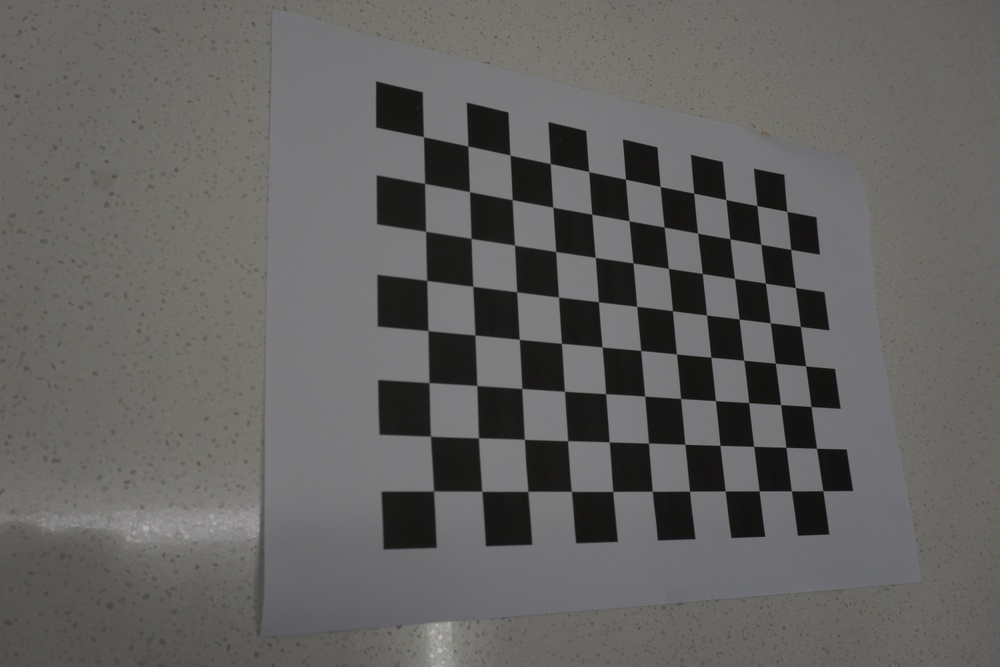
#> input picture calibration_image/sonya6000_chessboard/DSC05219.JPG, 1000 x 667 px, shrunk from 1500 x 1000 before the run; its folder holds only this picture in this run
$ python calibration.py
#> lines starting #> are read from the running program, lines starting #| are printed output that depends on the picture; after the words box and inside, x2 and y2 are one past the last pixel; in counts of white or black regions, pixels touching at a corner belong together
#coding:utf-8
import cv2
import numpy as np
import glob
from tqdm import tqdm
import os

def camera_calibration(path,checkerboard_size,camera_name):

    # 设置寻找亚像素角点的参数，采用的停止准则是最大循环次数30和最大误差容限0.001
#> called with camera_name = 'sony_a6000'
    criteria = (cv2.TERM_CRITERIA_EPS + cv2.TERM_CRITERIA_MAX_ITER, 30, 0.001)
    #棋盘格模板规格
    w = checkerboard_size[0]
    h = checkerboard_size[1]
    # 世界坐标系中的棋盘格点,例如(0,0,0), (1,0,0), (2,0,0) ....,(8,5,0)，去掉Z坐标，记为二维矩阵
    objp = np.zeros((w*h, 3), np.float32)
    objp[:, :2] = np.mgrid[0:w, 0:h].T.reshape(-1, 2)
    # 储存棋盘格角点的世界坐标和图像坐标对
    objpoints = []  # 在世界坐标系中的三维点
    imgpoints = []  # 在图像平面的二维点

    images = glob.glob(path)
    print(images)
    # img = cv2.imread(images[0])
    # gray = cv2.cvtColor(img, cv2.COLOR_BGR2GRAY)
    for fname in tqdm(images):
        img = cv2.imread(fname)
#> img is the input picture: shape (667, 1000, 3); mean B, G, R 96.4, 98, 98.9
        gray = cv2.cvtColor(img,cv2.COLOR_BGR2GRAY)

        # 找到棋盘格角点
        ret, corners = cv2.findChessboardCorners(gray, (w, h), None)
#> ret = True; corners = 88 rows, first 8: [423.4, 136.7], [468.1, 146], [509.9, 155.1], [550.1, 163.5], [588.7, 171.5], [625.3, 179], [660, 186.4], [694, 193.1]

        # 如果找到足够点对，将其存储起来
        if ret is True:
            cv2.cornerSubPix(gray, corners, (11, 11), (-1, -1), criteria)
            objpoints.append(objp)
            imgpoints.append(corners)
            # 将角点在图像上显示
            cv2.drawChessboardCorners(img, (w, h), corners, ret)
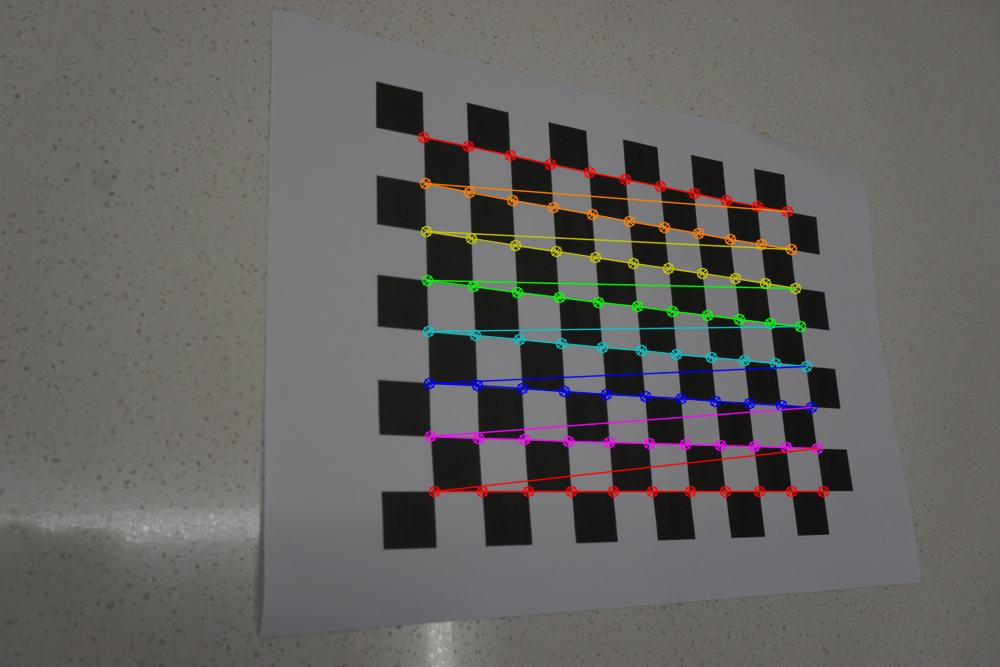
#> img: shape (667, 1000, 3); 3.53% of pixels changed, all inside (x1, y1, x2, y2) = (417, 131, 830, 498)
            # cv2.imshow('findCorners', img)
            # cv2.waitKey(0)
    cv2.destroyAllWindows()

    ret, mtx, dist, rvecs, tvecs = cv2.calibrateCamera(objpoints, imgpoints, gray.shape[::-1], None, None)
#> ret = 0.308; mtx = [[771.9, 0, 560.2], [0, 824.5, 413.3], [0, 0, 1]]; dist = [[-0.241, 2.17, -0.00447, 0.0133, -5.28]]; rvecs = ([-0.233, -0.477, -0.0138],); tvecs = ([-2.91, -5.43, 16.07],)

    if not os.path.exists('Intrinsics/' + camera_name):
        os.makedirs('Intrinsics/' + camera_name)
    Intrinsics_path = 'Intrinsics/' + camera_name + '/'

    # print("ret:", ret)
    # print("mtx:\n", mtx)  # 内参数矩阵
    np.save(Intrinsics_path+'mtx.npy', mtx)
    # print("dist:\n", dist)  # 畸变系数   distortion cofficients = (k_1,k_2,p_1,p_2,k_3)
    np.save(Intrinsics_path+'dist.npy', dist)
    # print("rvecs:\n", rvecs)  # 旋转向量  # 外参数
    np.save(Intrinsics_path+'rvecs.npy',rvecs)
    # print("tvecs:\n", tvecs)  # 平移向量  # 外参数
    np.save(Intrinsics_path+'tvecs.npy', tvecs)
    return ret, mtx, dist, rvecs, tvecs

if __name__ == '__main__':
    camera_calibration('calibration_image/sonya6000_chessboard/*.jpg',[11,8],'sony_a6000')

$ run again, on calibration_image/sonya6000_chessboard/DSC05223.JPG
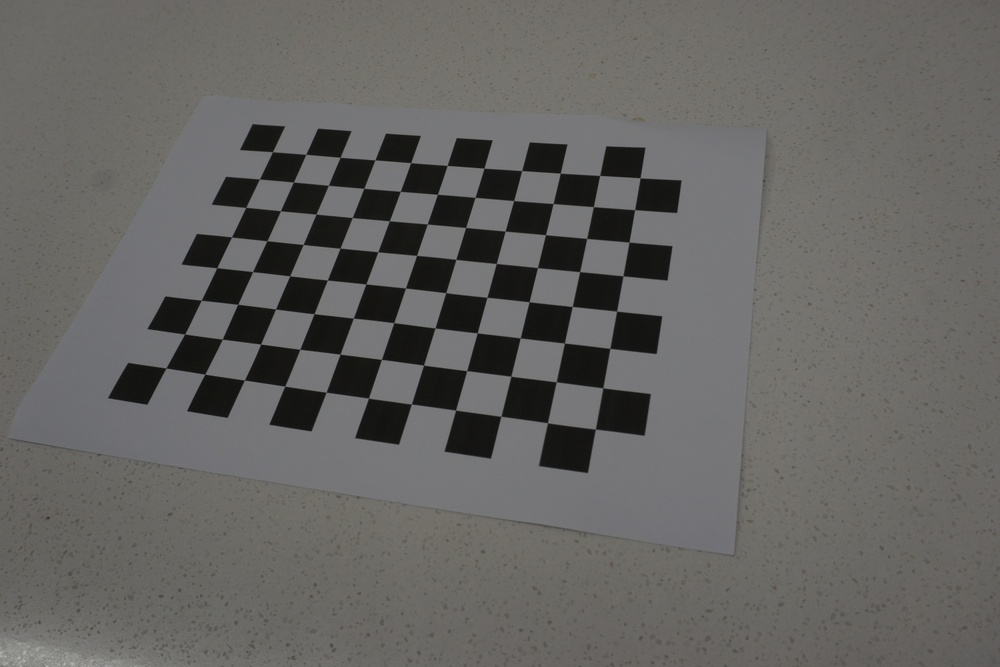
#> input picture calibration_image/sonya6000_chessboard/DSC05223.JPG, 1000 x 667 px, shrunk from 1500 x 1000 before the run
#> in camera_calibration, img is the input picture: shape (667, 1000, 3); mean B, G, R 97.9, 100.3, 101.2
#> in camera_calibration, `ret, corners = cv2.findChessboardCorners(gray, (w, h), None)`: ret = True; corners = 88 rows, first 8: [272.5, 151.7], [305.8, 154.3], [340.2, 157.3], [374.8, 159.9], [410.7, 162.6], [447.2, 165.4], [483.9, 168.2], [521.7, 170.6]
#> in camera_calibration, `cv2.drawChessboardCorners(img, (w, h), corners, ret)`:
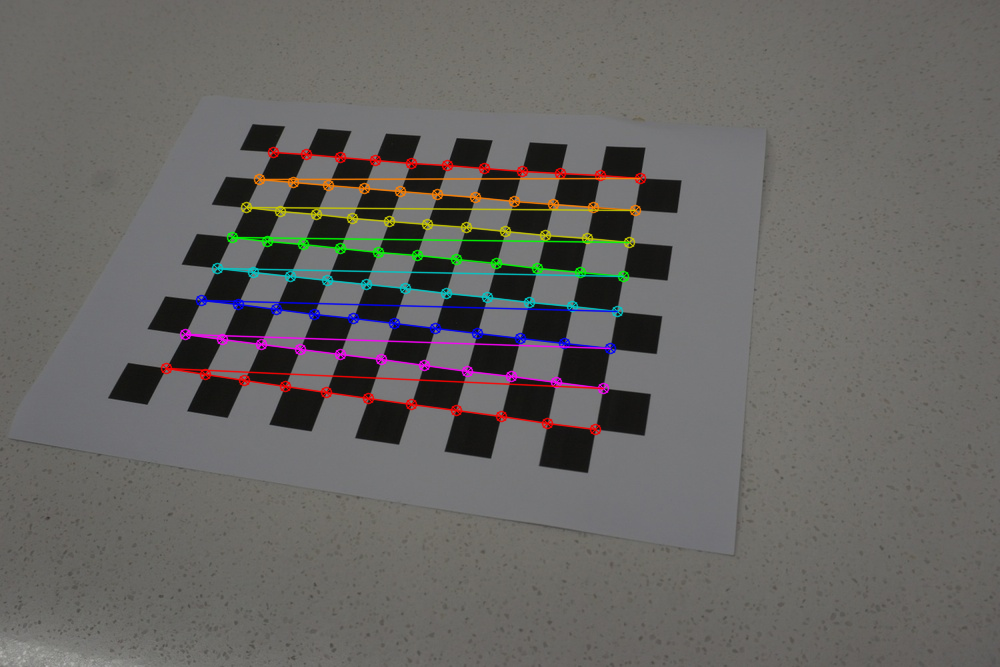
#> img: shape (667, 1000, 3); 3.67% of pixels changed, all inside (x1, y1, x2, y2) = (160, 146, 647, 436)
#> in camera_calibration, `ret, mtx, dist, rvecs, tvecs = cv2.calibrateCamera(objpoints, imgpoint..`: ret = 0.324; mtx = [[711.2, 0, 541.2], [0, 647.6, 296.6], [0, 0, 1]]; dist = [[0.112, -0.595, -0.0118, 0.00109, 1.21]]; rvecs = ([-0.473, 0.171, 0.157],); tvecs = ([-7.31, -4.26, 19.56],)

$ run again, on calibration_image/sonya6000_chessboard/DSC05224.JPG
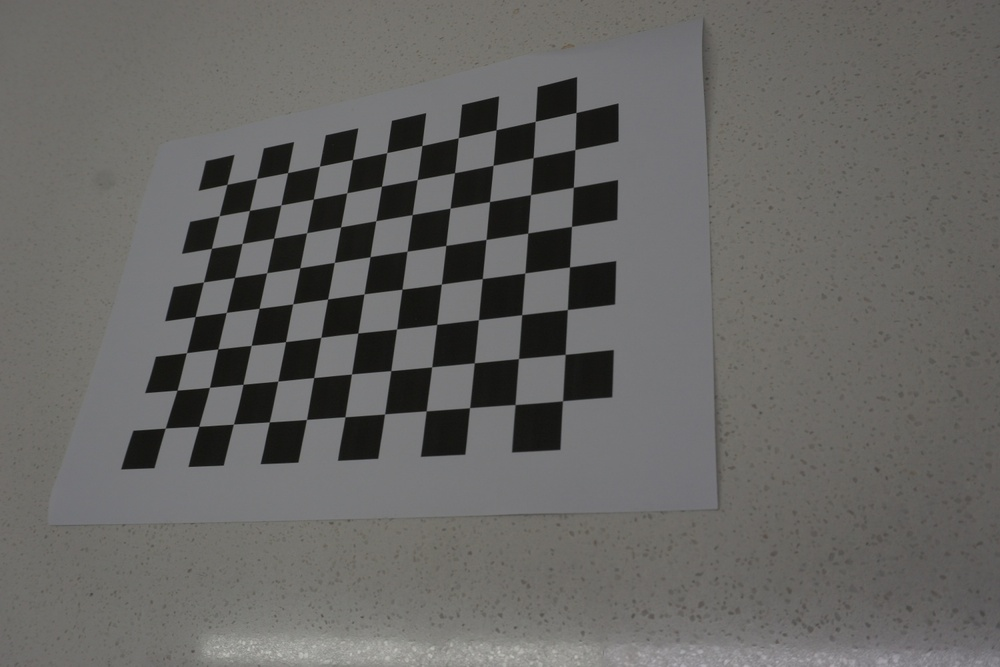
#> input picture calibration_image/sonya6000_chessboard/DSC05224.JPG, 1000 x 667 px, shrunk from 1500 x 1000 before the run
#> in camera_calibration, img is the input picture: shape (667, 1000, 3); mean B, G, R 99.3, 101.5, 102.4
#> in camera_calibration, `ret, corners = cv2.findChessboardCorners(gray, (w, h), None)`: ret = True; corners = 88 rows, first 8: [226.8, 184.4], [256.6, 178.5], [287.6, 172.6], [319.4, 166.2], [352.5, 159.5], [386.7, 152.6], [421.8, 145.5], [458.2, 137.7]
#> in camera_calibration, `cv2.drawChessboardCorners(img, (w, h), corners, ret)`:
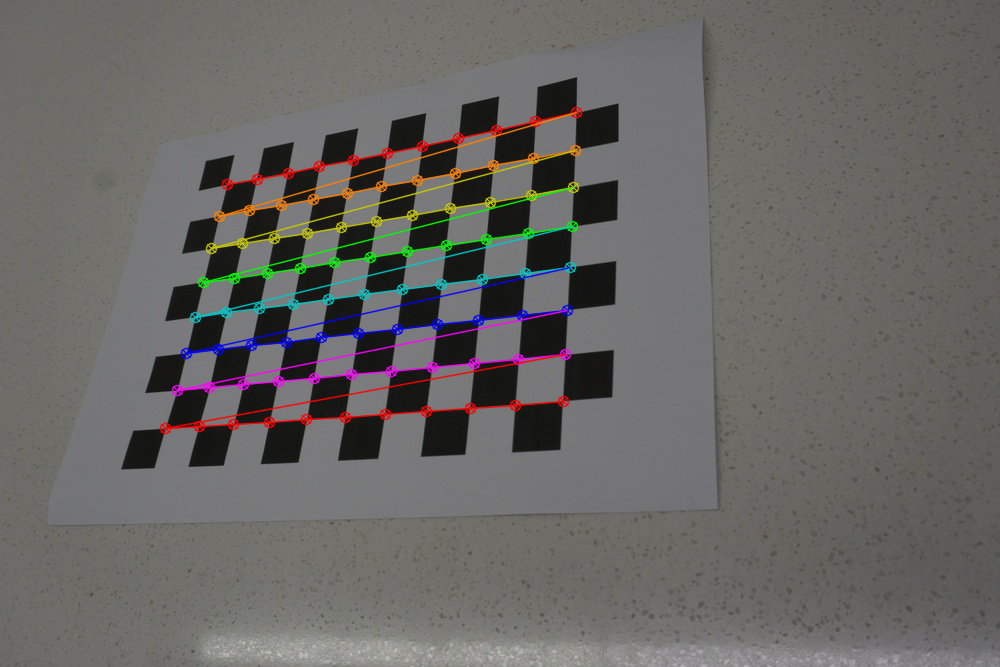
#> img: shape (667, 1000, 3); 3.49% of pixels changed, all inside (x1, y1, x2, y2) = (159, 106, 583, 435)
#> in camera_calibration, `ret, mtx, dist, rvecs, tvecs = cv2.calibrateCamera(objpoints, imgpoint..`: ret = 0.343; mtx = [[864.1, 0, 551.5], [0, 809.8, 279.6], [0, 0, 1]]; dist = [[0.146, -0.955, -0.0101, -0.00193, 2.53]]; rvecs = ([-0.431, 0.424, -0.0417],); tvecs = ([-8.56, -2.63, 23.11],)

$ run again, on calibration_image/sonya6000_chessboard/DSC05225.JPG
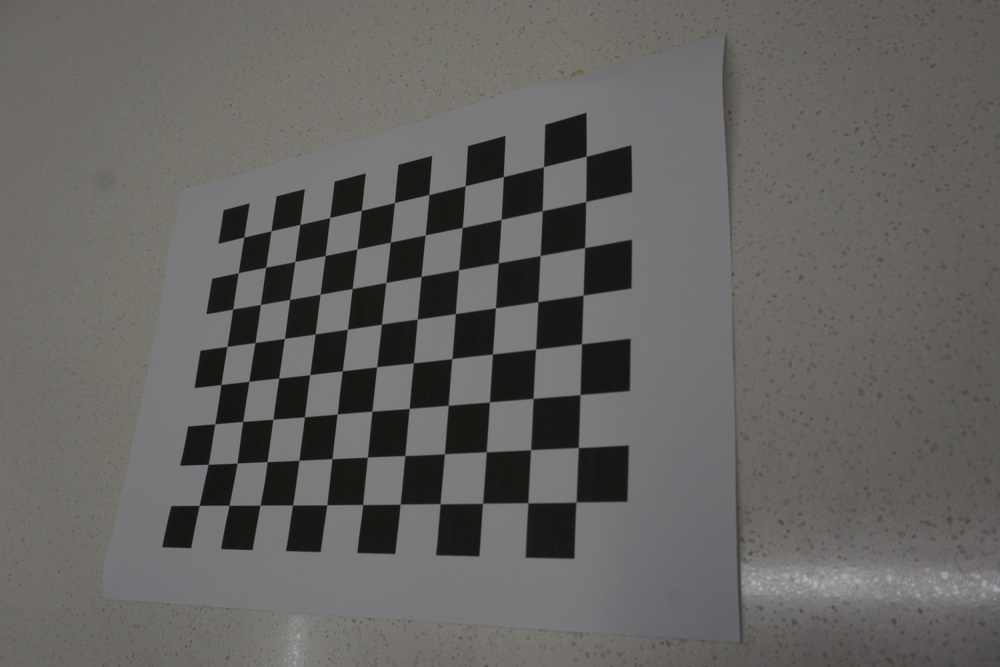
#> input picture calibration_image/sonya6000_chessboard/DSC05225.JPG, 1000 x 667 px, shrunk from 1500 x 1000 before the run
#> in camera_calibration, img is the input picture: shape (667, 1000, 3); mean B, G, R 96.8, 99.1, 100.2
#> in camera_calibration, `ret, corners = cv2.findChessboardCorners(gray, (w, h), None)`: ret = True; corners = 88 rows, first 8: [244, 237], [270.9, 230.6], [300.2, 224.2], [329.7, 217.6], [361.2, 210.1], [394.4, 202.5], [429, 194.5], [465, 185.6]
#> in camera_calibration, `cv2.drawChessboardCorners(img, (w, h), corners, ret)`:
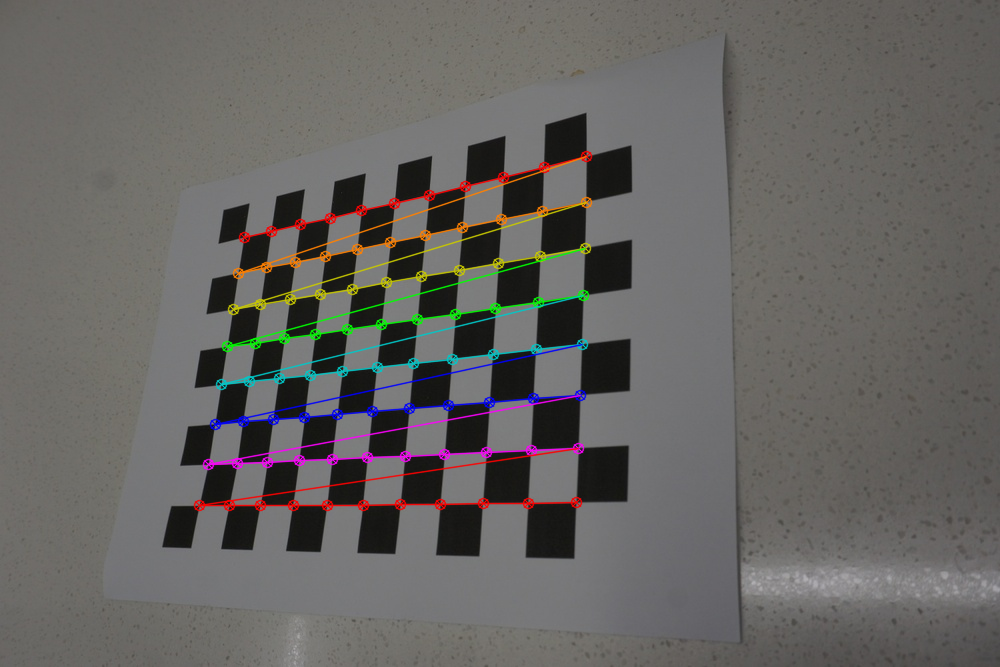
#> img: shape (667, 1000, 3); 3.43% of pixels changed, all inside (x1, y1, x2, y2) = (193, 150, 593, 512)
#> in camera_calibration, `ret, mtx, dist, rvecs, tvecs = cv2.calibrateCamera(objpoints, imgpoint..`: ret = 0.329; mtx = [[896.6, 0, 532.3], [0, 855.3, 292.6], [0, 0, 1]]; dist = [[0.136, -1.29, -0.0125, -0.00601, 4.41]]; rvecs = ([-0.326, 0.576, -0.0494],); tvecs = ([-7.31, -1.44, 23.02],)

$ run again, on calibration_image/sonya6000_chessboard/DSC05220.JPG
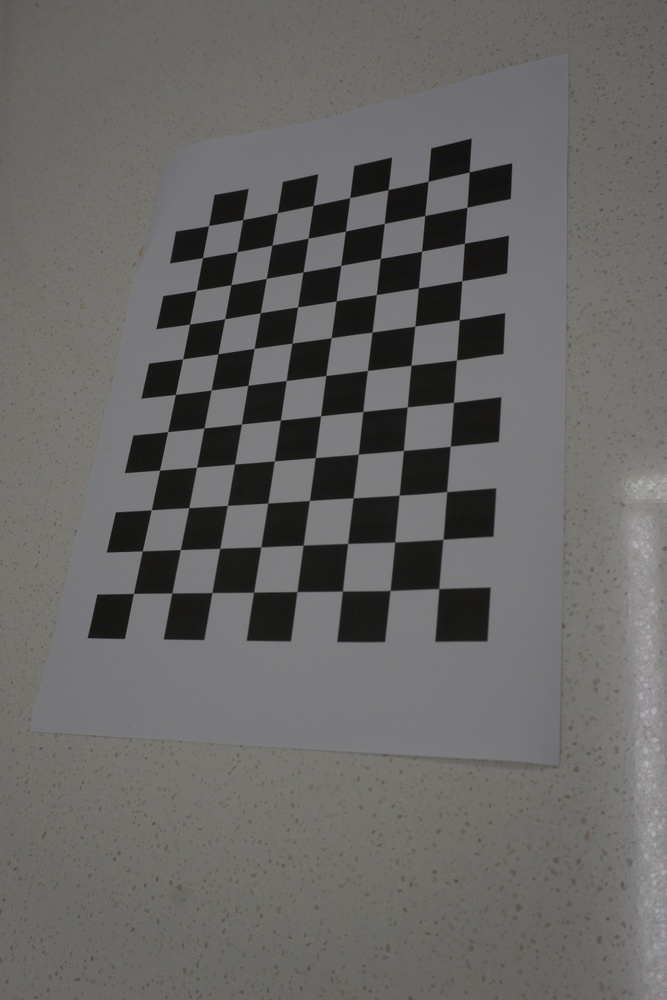
#> input picture calibration_image/sonya6000_chessboard/DSC05220.JPG, 667 x 1000 px, shrunk from 1000 x 1500 before the run
#> in camera_calibration, img is the input picture: shape (1000, 667, 3); mean B, G, R 100.7, 102.4, 103.4
#> in camera_calibration, `ret, corners = cv2.findChessboardCorners(gray, (w, h), None)`: ret = True; corners = 88 rows, first 8: [133.5, 593.4], [142.4, 550.8], [151.3, 509.8], [159.6, 470.1], [167.6, 431.6], [175.4, 394.4], [182.6, 358.9], [189.6, 324.2]
#> in camera_calibration, `cv2.drawChessboardCorners(img, (w, h), corners, ret)`:
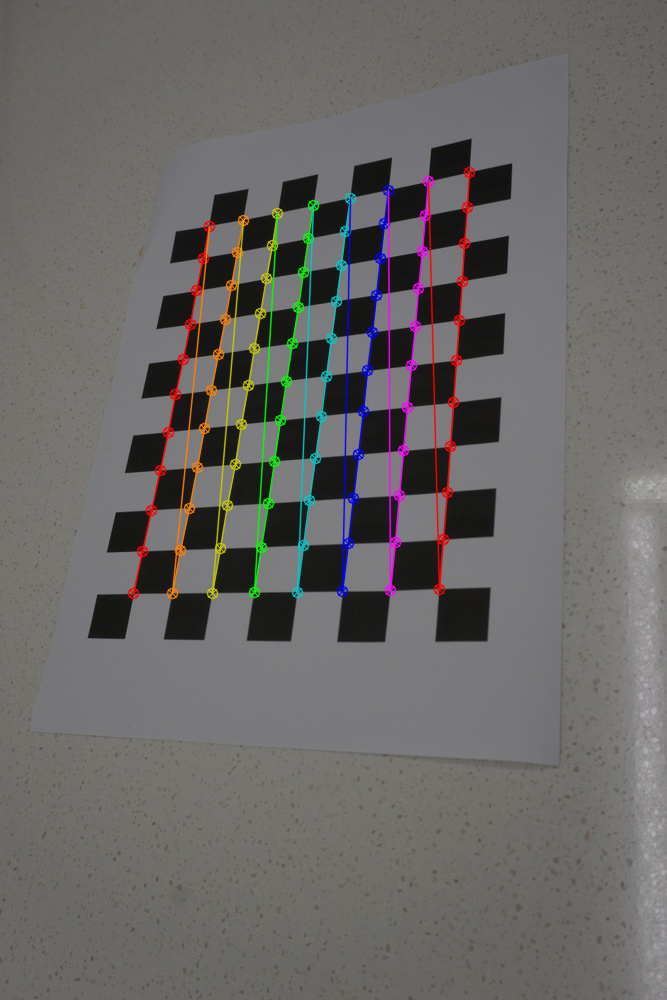
#> img: shape (1000, 667, 3); 3.63% of pixels changed, all inside (x1, y1, x2, y2) = (127, 166, 476, 600)
#> in camera_calibration, `ret, mtx, dist, rvecs, tvecs = cv2.calibrateCamera(objpoints, imgpoint..`: ret = 0.299; mtx = [[868, 0, 412.7], [0, 823.9, 462.4], [0, 0, 1]]; dist = [[-0.118, 0.335, -0.0092, -0.0101, 2.73]]; rvecs = ([-0.625, 0.0175, -1.52],); tvecs = ([-5.94, 2.97, 18.5],)
